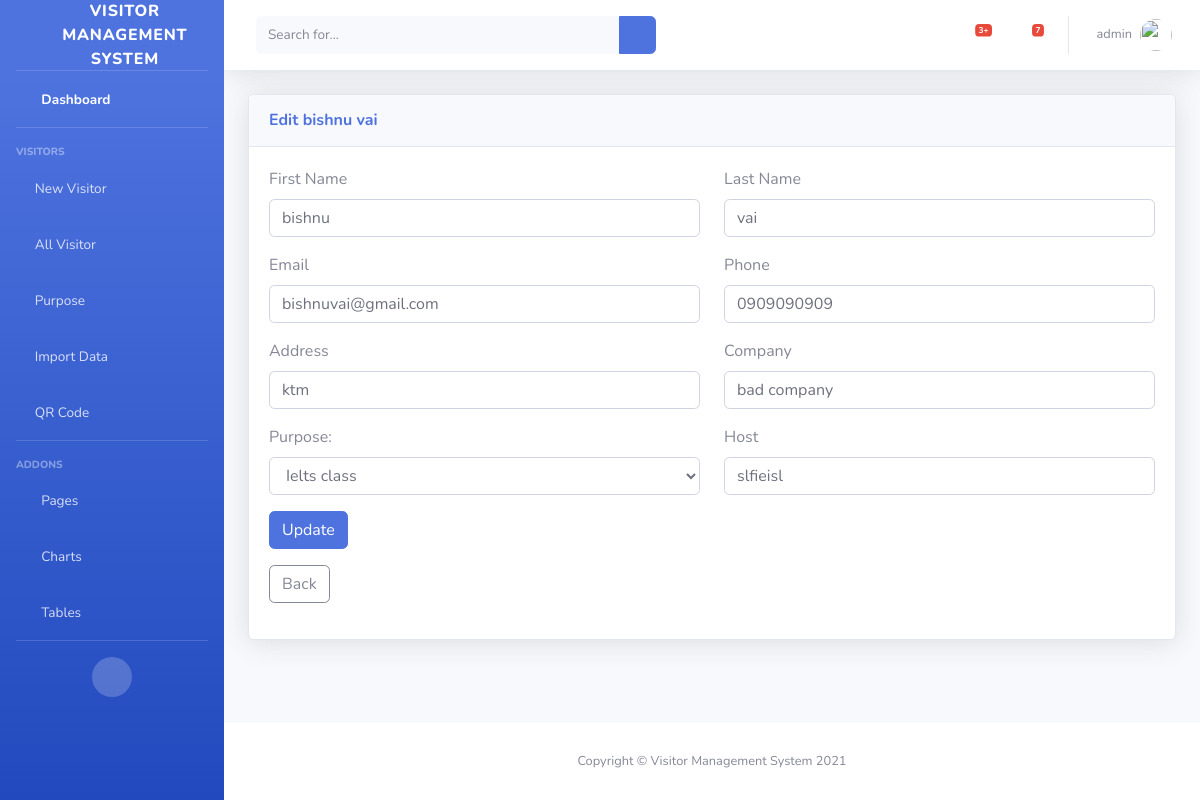
The page /visitor/update/11 (signed in) on the database its author committed.
### visitors/models.py (models this page shows)
class Visitor(models.Model):
    first_name = models.CharField(max_length=50)
    last_name = models.CharField(max_length=50)
    email = models.EmailField(blank=True, null=True)
    phone = models.CharField(max_length=20, blank=True, null=True)
    address = models.CharField(max_length=100)
    company = models.CharField(max_length=50, blank=True, null=True)
    purpose = models.ForeignKey(Purpose, on_delete=models.CASCADE)
    check_in = models.DateTimeField(blank=True, null=True, auto_now_add=True)
    check_out = models.DateTimeField(blank=True, null=True)
    host = models.CharField(max_length=100,blank=True, null=True)

class Purpose(models.Model):
    name = models.CharField(max_length=100)
    description = models.TextField(null = True)
    status = models.BooleanField(default=True)
    def __str__(self):
        return self.name

### visitors/views.py (the view, shortened to what this page needs)
# urls.py: path('visitor/update/<int:id>',views.update,name='update'),
@login_required
def update(request, id):
    visitor = Visitor.objects.get(id=id)
    purpose = Purpose.objects.all()
    context={
        'visitor':visitor,
        'purpose':purpose
    }
    return render(request, 'update.html', context)

### visitors/templates/update.html (shortened to what this page needs)
{% extends 'index.html' %}
{% block content %}
<div class="container-fluid">
    <div class="card shadow mb-4">
        <div class="card-header py-3">
            <h6 class="m-0 font-weight-bold text-primary">Edit {{visitor.first_name}} {{visitor.last_name}}</h6>
        </div>
        <div class="card-body">
    <form method='post'>
        <div class="row mb-3">
            <div class="col">
                <label for="first_name" class="form-label">First Name</label>
                <input type="text" class="form-control" name="first_name" value="{{ visitor.first_name }}">
            </div>
            <div class="col">
                <label for="last_name" class="form-label">Last Name</label>
                <input type="text" class="form-control" name="last_name" value="{{ visitor.last_name }}">
            </div>
        </div>
        <div class="row mb-3">
            <div class="col">
                <label for="email" class="form-label">Email</label>
                <input type="email" class="form-control" name="email" value="{{ visitor.email }}">
            </div>
            <div class="col">
                <label for="phone" class="form-label">Phone</label>
                <input type="tel" class="form-control" name="phone" value="{{ visitor.phone }}">
            </div>
        </div>
        <div class="row mb-3">
            <div class="col">
                <label for="address" class="form-label">Address</label>
                <input type="text" class="form-control" name="address" value="{{ visitor.address }}">
            </div>
            <div class="col">
                <label for="company" class="form-label">Company</label>
                <input type="text" class="form-control" name="company" value="{{ visitor.company }}">
            </div>
        </div>
            <div class="row mb-3">
                <div class="col">
                <label for="id_purpose"class="form-label">Purpose:</label>
                  <select id="id_purpose" class="form-control" name="purpose" type="text">
                    <option slected>{{visitor.purpose}} </option>
                  </select>
                </div>
            <div class="col">
                <label for="host" class="form-label">Host</label>
                <input type="text" class="form-control" name="host" value="{{ visitor.host }}">
            </div>
        </div>
        <button type="submit" class="btn btn-primary" value='edit'>Update</button>
    </form>
    <div class="my-3">
        <a href="/visitor/" class="btn btn-outline-secondary">Back</a>
    </div>
</div>
</div>
</div>
{% endblock %}

### visitors/templates/index.html (shortened to what this page needs)
<!DOCTYPE html>
<html lang="en">
<head>
    {% load static %}
    <link href= '{% static "vendor/fontawesome-free/css/all.min.css" %}' rel="stylesheet" type="text/css">
    <link href= '{%static "css/sb-admin-2.min.css" %}' rel="stylesheet">
</head>
<body id="page-top">
    <div id="wrapper">
        <ul class="navbar-nav bg-gradient-primary sidebar sidebar-dark accordion" id="accordionSidebar">
            <a class="sidebar-brand d-flex align-items-center justify-content-center" href="index.html">
                <div class="sidebar-brand-icon rotate-n-15">
                    <i class="fas fa-laugh-wink"></i>
                </div>
                <div class="sidebar-brand-text mx-3">Visitor Management System</div>
            </a>
            <hr class="sidebar-divider my-0">
            <li class="nav-item active">
                <a class="nav-link" href="/dashboard/">
                    <i class="fas fa-fw fa-tachometer-alt"></i>
                    <span>Dashboard</span></a>
            </li>
            <hr class="sidebar-divider">
            <div class="sidebar-heading">
                Visitors
            </div>
            <li class="nav-item">
                <a class="nav-link" href="/new/">
                    <i class="fa fa-plus"></i>
                    <span>New Visitor</span></a>
            </li>
            <li class="nav-item">
                <a class="nav-link" href="/visitor/">
                    <i class="fas fa-user"></i>
                    <span>All Visitor</span></a>
            </li>
            <li class="nav-item">
                <a class="nav-link" href="/purpose/">
                    <i class="fas fa-briefcase"></i>
                    <span>Purpose</span></a>
            </li>
            <li class="nav-item">
                <a class="nav-link" href="/importdata/">
                    <i class="fas fa-arrow-circle-down"></i>
                    <span>Import Data</span></a>
            </li>
            <li class="nav-item">
                <a class="nav-link" href="/qr/">
                    <i class="fas fa-qrcode"></i>
                    <span>QR Code</span></a>
            </li>
            <hr class="sidebar-divider">
            <div class="sidebar-heading">
                Addons
            </div>
            <li class="nav-item">
                <a class="nav-link collapsed" href="#" data-toggle="collapse" data-target="#collapsePages"
                    aria-expanded="true" aria-controls="collapsePages">
                    <i class="fas fa-fw fa-folder"></i>
                    <span>Pages</span>
                </a>
            </li>
            <li class="nav-item">
                <a class="nav-link" href="charts.html">
                    <i class="fas fa-fw fa-chart-area"></i>
                    <span>Charts</span></a>
            </li>
            <li class="nav-item">
                <a class="nav-link" href="tables.html">
                    <i class="fas fa-fw fa-table"></i>
                    <span>Tables</span></a>
            </li>
            <hr class="sidebar-divider d-none d-md-block">
            <div class="text-center d-none d-md-inline">
                <button class="rounded-circle border-0" id="sidebarToggle"></button>
            </div>
        </ul>
        <div id="content-wrapper" class="d-flex flex-column">
            <div id="content">
                <nav class="navbar navbar-expand navbar-light bg-white topbar mb-4 static-top shadow">
                    <form
                        class="d-none d-sm-inline-block form-inline mr-auto ml-md-3 my-2 my-md-0 mw-100 navbar-search">
                        <div class="input-group">
                            <input type="text" class="form-control bg-light border-0 small" placeholder="Search for..."
                                aria-label="Search" aria-describedby="basic-addon2">
                            <div class="input-group-append">
                                <button class="btn btn-primary" type="button">
                                    <i class="fas fa-search fa-sm"></i>
                                </button>
                            </div>
                        </div>
                    </form>
                    <ul class="navbar-nav ml-auto">
                        <li class="nav-item dropdown no-arrow mx-1">
                            <a class="nav-link dropdown-toggle" href="#" id="alertsDropdown" role="button"
                                data-toggle="dropdown" aria-haspopup="true" aria-expanded="false">
                                <i class="fas fa-bell fa-fw"></i>
                                <span class="badge badge-danger badge-counter">3+</span>
                            </a>
                        </li>
                        <li class="nav-item dropdown no-arrow mx-1">
                            <a class="nav-link dropdown-toggle" href="#" id="messagesDropdown" role="button"
                                data-toggle="dropdown" aria-haspopup="true" aria-expanded="false">
                                <i class="fas fa-envelope fa-fw"></i>
                                <span class="badge badge-danger badge-counter">7</span>
                            </a>
                        </li>
                        <li class="nav-item dropdown no-arrow">
                            <a class="nav-link dropdown-toggle" href="#" id="userDropdown" role="button"
                                data-toggle="dropdown" aria-haspopup="true" aria-expanded="false">
                                <span class="mr-2 d-none d-lg-inline text-gray-600 small">{{ request.user.username }}</span>
                                <img class="img-profile rounded-circle"
                                    src='{%static "img/undraw_profile.svg"%}'>
                            </a>
                        </li>
                    </ul>
                </nav>
                {% block content %}
                {% endblock %}
            </div>
            <footer class="sticky-footer bg-white">
                <div class="container my-auto">
                    <div class="copyright text-center my-auto">
                        <span>Copyright &copy; Visitor Management System 2021</span>
                    </div>
                </div>
            </footer>
        </div>
    </div>
</body>
</html>

### rows shown on the page
Visitor: first_name "bishnu", last_name "vai", email "bishnuvai@gmail.com", phone "0909090909", address "ktm", company "bad company", purpose "Ielts class", host "slfieisl"

### other values the page prints
{{ request.user.username }} "admin"
